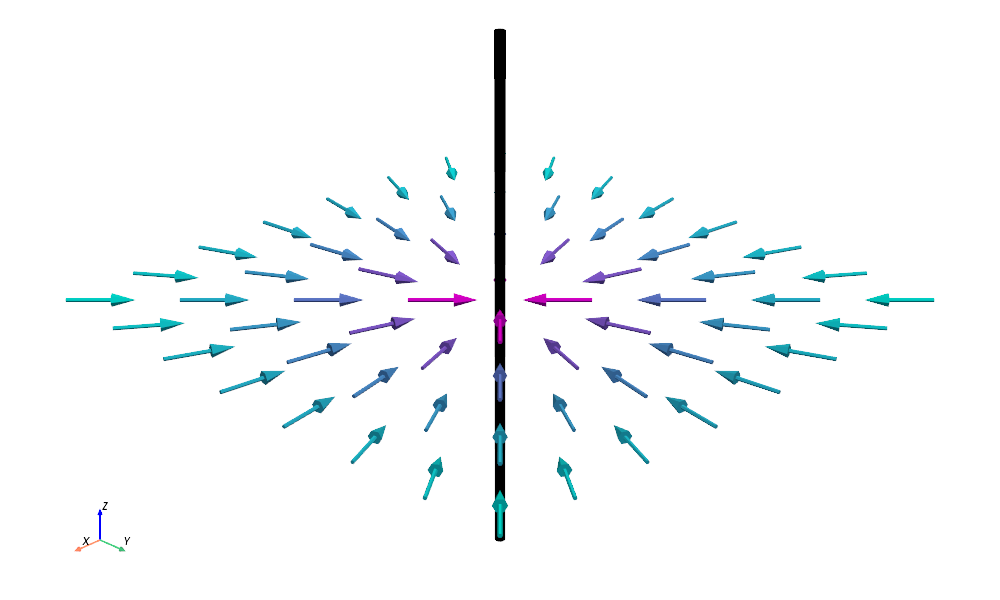

The Python source for this figure:
import numpy as np
import pyvista as pv

# --- Konstanten ---
I = 1  # Strom in A
mu_0 = 4 * np.pi * 1e-7  # Vakuumpermeabilität

# --- Gitter in z=0-Ebene ---
x = np.linspace(-1, 1, 8)
y = np.linspace(-1, 1, 8)
X, Y = np.meshgrid(x, y)
Z = np.zeros_like(X)

# --- Abstand vom Draht ---
R = np.sqrt(X**2 + Y**2)
R[R == 0] = 1e-10  # Vermeidung von Division durch 0

# --- Gradient von A_z: rein radial ---
grad_A_mag = -mu_0 * I / (2 * np.pi * R)
grad_Ax = grad_A_mag * X / R
grad_Ay = grad_A_mag * Y / R
grad_Az = np.zeros_like(grad_Ax)

# --- Punkte & Vektoren ---
points = np.vstack((X.ravel(), Y.ravel(), Z.ravel())).T
vectors = np.vstack((grad_Ax.ravel(), grad_Ay.ravel(), grad_Az.ravel())).T

# --- Richtung normalisieren für Richtungsglyphs ---
magnitudes = np.linalg.norm(vectors, axis=1)
directions = vectors / magnitudes[:, np.newaxis]

# --- PyVista: PolyData und Glyphs ---
pdata = pv.PolyData(points)
pdata["gradA"] = directions
pdata["magnitude"] = np.log10(magnitudes)

factor = 0.25
pdata.points -= 0.5 * directions * factor  # Pfeile auf Gitter zentrieren
glyphs = pdata.glyph(orient="gradA", scale=False, factor=factor)

# --- Draht als Zylinder ---
cylinder = pv.Cylinder(center=(0, 0, 0), direction=(0, 0, 1), radius=0.02, height=2.0)

# --- Plot ---
plotter = pv.Plotter(window_size=(1000, 600))
plotter.set_background("white")
plotter.renderer.SetBackgroundAlpha(0)

plotter.add_mesh(glyphs, scalars="magnitude", cmap="cool", show_scalar_bar=False)
plotter.add_mesh(cylinder, color="black")

plotter.view_vector([1.3, 1.3, 0.9], viewup=[0, 0, 1])
plotter.camera.zoom(1.8)
plotter.show_axes()

plotter.show(auto_close=False, interactive=False)
plotter.screenshot("grad_A_z_vec_side.png", transparent_background=True)
plotter.close()
